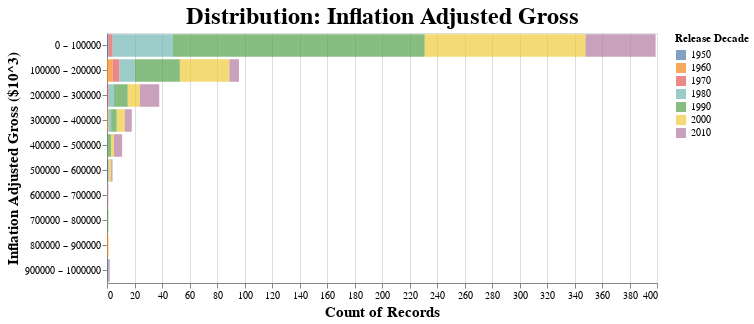

Notebook cell for this chart:
### Code cell
display_histogram(
    effective_df=lt_1e9_df,
    feature="inflation_adjusted_gross",
    target="release_decade",
    maxbins=10,
)

### Figure 1 — Vega-Lite specification as saved in the notebook (floating-point values rounded to 4 significant figures; data arrays with more than 128 entries replaced by an {"elided": "..."} marker saying what was removed)
{"config": {"view": {"continuousWidth": 400, "continuousHeight": 300}, "axis": {"labelFontSize": 10, "titleFontSize": 15}, "title": {"fontSize": 24}}, "data": {"name": "data-f440ea8376d61965c1dd794af82c70e6"}, "mark": {"type": "bar", "opacity": 0.7}, "encoding": {"color": {"field": "release_decade", "legend": {"title": "Release Decade"}, "type": "nominal"}, "x": {"aggregate": "count", "stack": true, "type": "quantitative"}, "y": {"axis": {"title": "Inflation Adjusted Gross ($10^3)"}, "bin": {"maxbins": 10}, "field": "feature_display", "type": "nominal"}}, "height": 250, "title": "Distribution: Inflation Adjusted Gross", "width": 550, "$schema": "https://vega.github.io/schema/vega-lite/v4.17.0.json", "datasets": {"data-f440ea8376d61965c1dd794af82c70e6": {"elided": "571 records"}}}
